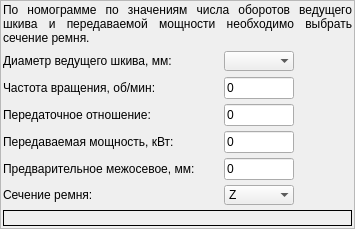
     <widget class="QFrame" name="frame">
      <property name="maximumSize">
       <size>
        <width>355</width>
        <height>16777215</height>
       </size>
      </property>
      <property name="frameShape">
       <enum>QFrame::StyledPanel</enum>
      </property>
      <property name="frameShadow">
       <enum>QFrame::Raised</enum>
      </property>
      <layout class="QVBoxLayout" name="verticalLayout_5">
       <property name="spacing">
        <number>5</number>
       </property>
       <property name="leftMargin">
        <number>2</number>
       </property>
       <property name="topMargin">
        <number>2</number>
       </property>
       <property name="rightMargin">
        <number>2</number>
       </property>
       <property name="bottomMargin">
        <number>2</number>
       </property>
       <item>
        <widget class="QLabel" name="label">
         <property name="text">
          <string>&lt;!DOCTYPE HTML PUBLIC &quot;-//W3C//DTD HTML 4.0//EN&quot; &quot;http://www.w3.org/TR/REC-html40/strict.dtd&quot;&gt;
&lt;html&gt;&lt;head&gt;&lt;meta name=&quot;qrichtext&quot; content=&quot;1&quot; /&gt;&lt;style type=&quot;text/css&quot;&gt;
p, li { white-space: pre-wrap; }
&lt;/style&gt;&lt;/head&gt;&lt;body style=&quot; font-family:'Sans Serif'; font-size:9pt; font-weight:400; font-style:normal;&quot;&gt;
&lt;p align=&quot;justify&quot; style=&quot; margin-top:12px; margin-bottom:12px; margin-left:0px; margin-right:0px; -qt-block-indent:0; text-indent:0px;&quot;&gt;По номограмме по значениям числа оборотов ведущего шкива и передаваемой мощности необходимо выбрать сечение ремня. &lt;/p&gt;&lt;/body&gt;&lt;/html&gt;</string>
         </property>
         <property name="textFormat">
          <enum>Qt::RichText</enum>
         </property>
         <property name="wordWrap">
          <bool>true</bool>
         </property>
        </widget>
       </item>
       <item>
        <layout class="QHBoxLayout" name="horizontalLayout_5">
         <property name="spacing">
          <number>3</number>
         </property>
         <item>
          <widget class="QLabel" name="label_5">
           <property name="minimumSize">
            <size>
             <width>218</width>
             <height>0</height>
            </size>
           </property>
           <property name="maximumSize">
            <size>
             <width>218</width>
             <height>16777215</height>
            </size>
           </property>
           <property name="text">
            <string>Диаметр ведущего шкива, мм:</string>
           </property>
           <property name="scaledContents">
            <bool>false</bool>
           </property>
           <property name="wordWrap">
            <bool>false</bool>
           </property>
           <property name="buddy">
            <cstring>dVed</cstring>
           </property>
          </widget>
         </item>
         <item>
          <widget class="QComboBox" name="dVed">
           <property name="minimumSize">
            <size>
             <width>70</width>
             <height>0</height>
            </size>
           </property>
           <property name="maximumSize">
            <size>
             <width>70</width>
             <height>16777215</height>
            </size>
           </property>
           <property name="styleSheet">
            <string notr="true"/>
           </property>
           <property name="frame">
            <bool>false</bool>
           </property>
          </widget>
         </item>
         <item>
          <spacer name="horizontalSpacer">
           <property name="orientation">
            <enum>Qt::Horizontal</enum>
           </property>
           <property name="sizeHint" stdset="0">
            <size>
             <width>40</width>
             <height>20</height>
            </size>
           </property>
          </spacer>
         </item>
         <item>
          <widget class="QPushButton" name="calcBtn">
           <property name="maximumSize">
            <size>
             <width>25</width>
             <height>25</height>
            </size>
           </property>
           <property name="toolTip">
            <string>Выполнить расчет</string>
           </property>
           <property name="styleSheet">
            <string notr="true"/>
           </property>
           <property name="text">
            <string/>
           </property>
           <property name="icon">
            <iconset resource="res.qrc">
             <normaloff>:/pict/rightarrow.png</normaloff>:/pict/rightarrow.png</iconset>
           </property>
           <property name="iconSize">
            <size>
             <width>32</width>
             <height>32</height>
            </size>
           </property>
           <property name="shortcut">
            <string>Ctrl+Return</string>
           </property>
           <property name="flat">
            <bool>true</bool>
           </property>
          </widget>
         </item>
        </layout>
       </item>
       <item>
        <layout class="QHBoxLayout" name="horizontalLayout_4">
         <property name="spacing">
          <number>3</number>
         </property>
         <item>
          <widget class="QLabel" name="label_6">
           <property name="minimumSize">
            <size>
             <width>218</width>
             <height>0</height>
            </size>
           </property>
           <property name="maximumSize">
            <size>
             <width>218</width>
             <height>16777215</height>
            </size>
           </property>
           <property name="text">
            <string>Частота вращения, об/мин:</string>
           </property>
           <property name="buddy">
            <cstring>nVed</cstring>
           </property>
          </widget>
         </item>
         <item>
          <widget class="QLineEdit" name="nVed">
           <property name="minimumSize">
            <size>
             <width>70</width>
             <height>0</height>
            </size>
           </property>
           <property name="maximumSize">
            <size>
             <width>70</width>
             <height>16777215</height>
            </size>
           </property>
           <property name="text">
            <string>0</string>
           </property>
          </widget>
         </item>
         <item>
          <spacer name="horizontalSpacer_2">
           <property name="orientation">
            <enum>Qt::Horizontal</enum>
           </property>
           <property name="sizeHint" stdset="0">
            <size>
             <width>40</width>
             <height>20</height>
            </size>
           </property>
          </spacer>
         </item>
         <item>
          <widget class="QPushButton" name="clearBtn">
           <property name="maximumSize">
            <size>
             <width>25</width>
             <height>25</height>
            </size>
           </property>
           <property name="toolTip">
            <string>Очистить</string>
           </property>
           <property name="text">
            <string/>
           </property>
           <property name="icon">
            <iconset resource="res.qrc">
             <normaloff>:/pict/clear.png</normaloff>:/pict/clear.png</iconset>
           </property>
           <property name="iconSize">
            <size>
             <width>25</width>
             <height>25</height>
            </size>
           </property>
           <property name="shortcut">
            <string>Ctrl+Del</string>
           </property>
           <property name="flat">
            <bool>true</bool>
           </property>
          </widget>
         </item>
        </layout>
       </item>
       <item>
        <layout class="QHBoxLayout" name="horizontalLayout_3">
         <property name="spacing">
          <number>3</number>
         </property>
         <item>
          <widget class="QLabel" name="label_7">
           <property name="minimumSize">
            <size>
             <width>218</width>
             <height>0</height>
            </size>
           </property>
           <property name="maximumSize">
            <size>
             <width>218</width>
             <height>16777215</height>
            </size>
           </property>
           <property name="text">
            <string>Передаточное отношение:</string>
           </property>
           <property name="buddy">
            <cstring>uPered</cstring>
           </property>
          </widget>
         </item>
         <item>
          <widget class="QLineEdit" name="uPered">
           <property name="minimumSize">
            <size>
             <width>70</width>
             <height>0</height>
            </size>
           </property>
           <property name="maximumSize">
            <size>
             <width>70</width>
             <height>16777215</height>
            </size>
           </property>
           <property name="text">
            <string>0</string>
           </property>
          </widget>
         </item>
         <item>
          <spacer name="horizontalSpacer_3">
           <property name="orientation">
            <enum>Qt::Horizontal</enum>
           </property>
           <property name="sizeHint" stdset="0">
            <size>
             <width>40</width>
             <height>20</height>
            </size>
           </property>
          </spacer>
         </item>
         <item>
          <widget class="QPushButton" name="pushButton">
           <property name="maximumSize">
            <size>
             <width>25</width>
             <height>25</height>
            </size>
           </property>
           <property name="toolTip">
            <string>Информация</string>
           </property>
           <property name="text">
            <string/>
           </property>
           <property name="icon">
            <iconset resource="res.qrc">
             <normaloff>:/pict/info.png</normaloff>:/pict/info.png</iconset>
           </property>
           <property name="iconSize">
            <size>
             <width>25</width>
             <height>25</height>
            </size>
           </property>
           <property name="shortcut">
            <string>F1</string>
           </property>
           <property name="flat">
            <bool>true</bool>
           </property>
          </widget>
         </item>
        </layout>
       </item>
       <item>
        <layout class="QHBoxLayout" name="horizontalLayout_2">
         <property name="spacing">
          <number>3</number>
         </property>
         <item>
          <widget class="QLabel" name="label_9">
           <property name="minimumSize">
            <size>
             <width>218</width>
             <height>0</height>
            </size>
           </property>
           <property name="maximumSize">
            <size>
             <width>218</width>
             <height>16777215</height>
            </size>
           </property>
           <property name="text">
            <string>Передаваемая мощность, кВт:</string>
           </property>
           <property name="buddy">
            <cstring>pVed</cstring>
           </property>
          </widget>
         </item>
         <item>
          <widget class="QLineEdit" name="pVed">
           <property name="minimumSize">
            <size>
             <width>70</width>
             <height>0</height>
            </size>
           </property>
           <property name="maximumSize">
            <size>
             <width>70</width>
             <height>16777215</height>
            </size>
           </property>
           <property name="text">
            <string>0</string>
           </property>
          </widget>
         </item>
         <item>
          <spacer name="horizontalSpacer_4">
           <property name="orientation">
            <enum>Qt::Horizontal</enum>
           </property>
           <property name="sizeHint" stdset="0">
            <size>
             <width>40</width>
             <height>20</height>
            </size>
           </property>
          </spacer>
         </item>
        </layout>
       </item>
       <item>
        <layout class="QHBoxLayout" name="horizontalLayout">
         <property name="spacing">
          <number>3</number>
         </property>
         <item>
          <widget class="QLabel" name="label_8">
           <property name="minimumSize">
            <size>
             <width>218</width>
             <height>0</height>
            </size>
           </property>
           <property name="maximumSize">
            <size>
             <width>218</width>
             <height>16777215</height>
            </size>
           </property>
           <property name="text">
            <string>Предварительное межосевое, мм:</string>
           </property>
           <property name="buddy">
            <cstring>aPred</cstring>
           </property>
          </widget>
         </item>
         <item>
          <widget class="QLineEdit" name="aPred">
           <property name="minimumSize">
            <size>
             <width>70</width>
             <height>0</height>
            </size>
           </property>
           <property name="maximumSize">
            <size>
             <width>70</width>
             <height>16777215</height>
            </size>
           </property>
           <property name="text">
            <string>0</string>
           </property>
          </widget>
         </item>
         <item>
          <spacer name="horizontalSpacer_5">
           <property name="orientation">
            <enum>Qt::Horizontal</enum>
           </property>
           <property name="sizeHint" stdset="0">
            <size>
             <width>40</width>
             <height>20</height>
            </size>
           </property>
          </spacer>
         </item>
        </layout>
       </item>
       <item>
        <layout class="QHBoxLayout" name="horizontalLayout_13">
         <property name="spacing">
          <number>3</number>
         </property>
         <item>
          <widget class="QLabel" name="label_11">
           <property name="minimumSize">
            <size>
             <width>218</width>
             <height>0</height>
            </size>
           </property>
           <property name="maximumSize">
            <size>
             <width>218</width>
             <height>16777215</height>
            </size>
           </property>
           <property name="text">
            <string>Сечение ремня:</string>
           </property>
           <property name="buddy">
            <cstring>beltSection</cstring>
           </property>
          </widget>
         </item>
         <item>
          <widget class="QComboBox" name="beltSection">
           <property name="minimumSize">
            <size>
             <width>70</width>
             <height>0</height>
            </size>
           </property>
           <property name="maximumSize">
            <size>
             <width>70</width>
             <height>16777215</height>
            </size>
           </property>
           <property name="autoFillBackground">
            <bool>false</bool>
           </property>
           <property name="styleSheet">
            <string notr="true"/>
           </property>
           <property name="duplicatesEnabled">
            <bool>false</bool>
           </property>
           <property name="frame">
            <bool>false</bool>
           </property>
           <item>
            <property name="text">
             <string>Z</string>
            </property>
           </item>
           <item>
            <property name="text">
             <string>A</string>
            </property>
           </item>
           <item>
            <property name="text">
             <string>B</string>
            </property>
           </item>
           <item>
            <property name="text">
             <string>C</string>
            </property>
           </item>
           <item>
            <property name="text">
             <string>D</string>
            </property>
           </item>
           <item>
            <property name="text">
             <string>E</string>
            </property>
           </item>
           <item>
            <property name="text">
             <string>EO</string>
            </property>
           </item>
          </widget>
         </item>
         <item>
          <spacer name="horizontalSpacer_6">
           <property name="orientation">
            <enum>Qt::Horizontal</enum>
           </property>
           <property name="sizeHint" stdset="0">
            <size>
             <width>40</width>
             <height>20</height>
            </size>
           </property>
          </spacer>
         </item>
        </layout>
       </item>
       <item>
        <widget class="QLabel" name="label_2">
         <property name="maximumSize">
          <size>
           <width>90000</width>
           <height>213</height>
          </size>
         </property>
         <property name="styleSheet">
          <string notr="true"/>
         </property>
         <property name="frameShape">
          <enum>QFrame::Box</enum>
         </property>
         <property name="text">
          <string/>
         </property>
         <property name="pixmap">
          <pixmap resource="res.qrc">:/pict/BeltTable.png</pixmap>
         </property>
         <property name="scaledContents">
          <bool>true</bool>
         </property>
        </widget>
       </item>
      </layout>
     </widget>
